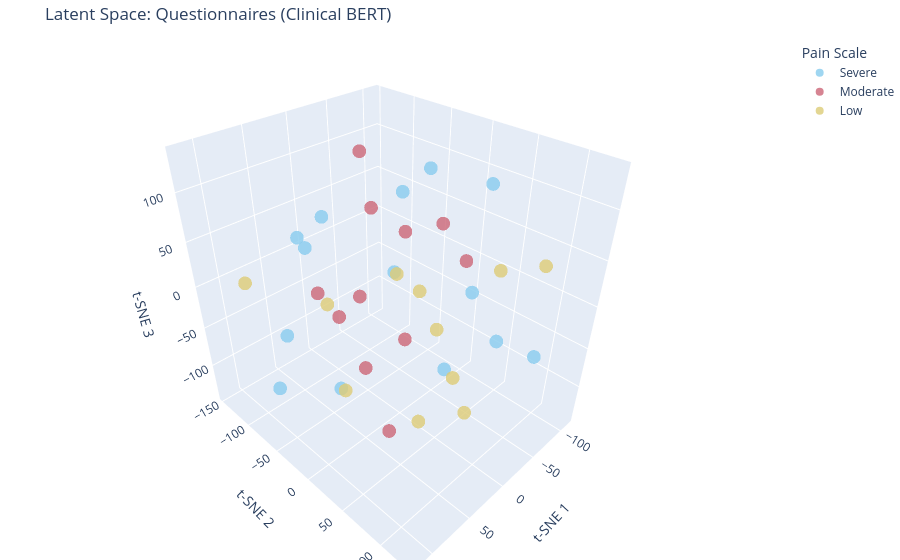
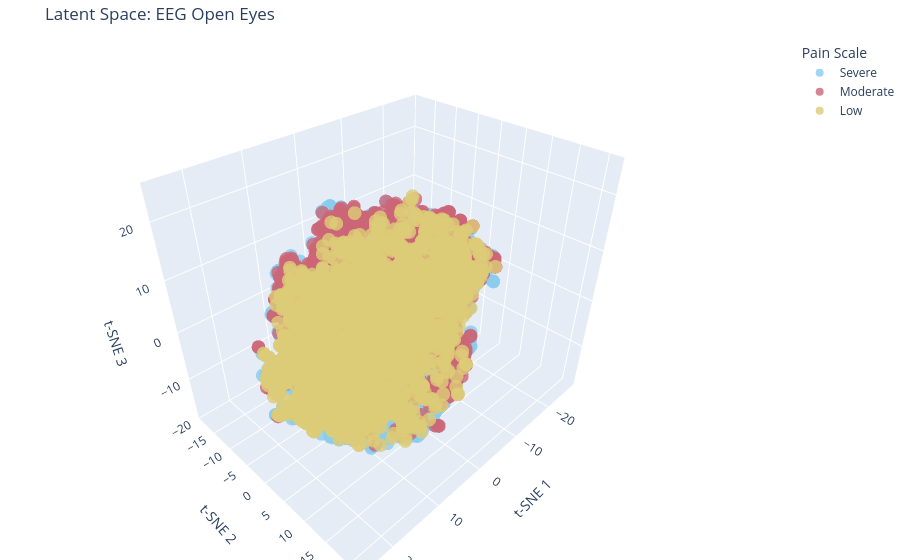
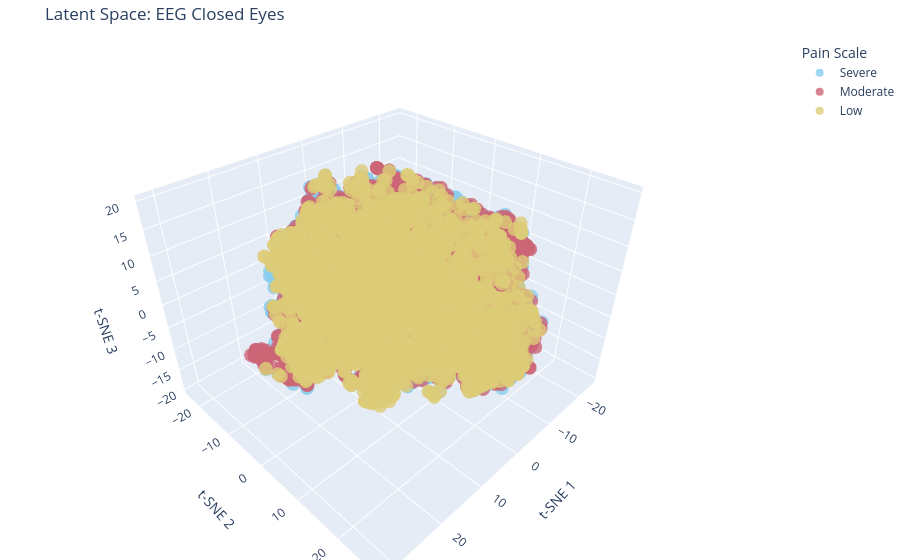
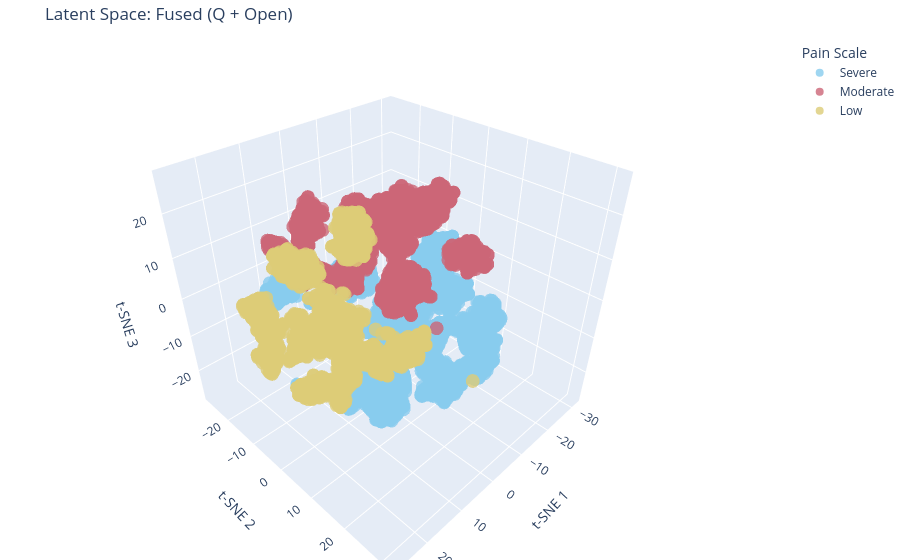

These figures' notebook cell, in order:
### Markdown cell above
## 4. Latent space

### Code cell
from src.utils.visualization import plot_latent_space_3d
import plotly.io as pio

label_names = {0: "Low", 1: "Moderate", 2: "Severe"}

id_to_bert = dict(zip(survey["ID"].astype(int), survey_embedding))

pio.renderers.default = "vscode"


def build_fused(emb_eeg, y_eeg, ids_eeg, label):
    mask = np.array([int(pid) in id_to_bert for pid in ids_eeg])
    emb_f = emb_eeg[mask]
    y_f = y_eeg[mask]
    ids_f = ids_eeg[mask]
    if len(ids_f) == 0:
        raise ValueError(f"No matching questionnaire embeddings for {label}.")
    bert = np.stack([id_to_bert[int(pid)] for pid in ids_f])
    return np.concatenate([emb_f, bert], axis=1), y_f

x_open_concat, y_open_f = build_fused(emb_open, y_open, ids_open, "EEG open")
x_closed_concat, y_closed_f = build_fused(emb_closed, y_closed, ids_closed, "EEG closed")
x_all_concat, y_all_f = build_fused(emb_all, y_pain_all, ids_all, "EEG complete")

lat_q = survey_embedding
lat_eeg_open = emb_open
lat_eeg_closed = emb_closed
lat_fused_open = x_open_concat
lat_fused_closed = x_closed_concat
lat_fused_completed = x_all_concat

print("Generating Latent Space Visualizations...")
cases_visual = [
    (lat_q, pain_codes, "Latent Space: Questionnaires (Clinical BERT)"),
    (lat_eeg_open, y_open, "Latent Space: EEG Open Eyes"),
    (lat_eeg_closed, y_closed, "Latent Space: EEG Closed Eyes"),
    (lat_fused_open, y_open_f, "Latent Space: Fused (Q + Open)"),
    (lat_fused_closed, y_closed_f, "Latent Space: Fused (Q + Closed)"),
    (lat_fused_completed, y_all_f, "Latent Space: Fused (Complete)"),
]

for data, labels, title in cases_visual:
    named_labels = [label_names.get(int(l), str(l)) for l in labels]
    fig = plot_latent_space_3d(data, named_labels, title)
    fig.show()

### Figure 1 — Plotly figure (JSON) as saved in the notebook; plotly's stock layout.template omitted (floating-point values rounded to 4 significant figures)
{"data": [{"hovertemplate": "Pain Scale=Severe<br>x=%{x}<br>y=%{y}<br>z=%{z}<extra></extra>", "legendgroup": "Severe", "marker": {"color": "rgb(136, 204, 238)", "opacity": 0.8, "symbol": "circle"}, "mode": "markers", "name": "Severe", "scene": "scene", "showlegend": true, "type": "scatter3d", "x": [-1.007, -79.15, -70.9, 118.5, -33.39, -76.8, 33.94, -74.16, 75.57, 106.5, -112.8, 108.2, -74.63, 16.92], "y": [-146.3, -38.32, 41.37, 50.04, 128.4, -85.27, 33.41, 62.12, -50.26, -59.59, -1.39, -32.99, -2.936, -90.24], "z": [-5.057, 96.11, 108.4, -1.367, -13.24, -42.69, 133.6, -57.39, 76.97, -82.18, -47.46, -1.021, -135.7, 60.13]}, {"hovertemplate": "Pain Scale=Moderate<br>x=%{x}<br>y=%{y}<br>z=%{z}<extra></extra>", "legendgroup": "Moderate", "marker": {"color": "rgb(204, 102, 119)", "opacity": 0.8, "symbol": "circle"}, "mode": "markers", "name": "Moderate", "scene": "scene", "showlegend": true, "type": "scatter3d", "x": [81.52, 113.2, -109.1, 49.64, -54.81, -5.067, -25.67, -11.07, -68.72, 45.03, 2.436], "y": [66.04, 22.62, -44.25, 2.745, -97.78, -99.91, -18.52, -5.988, 20.93, -7.224, -49.4], "z": [-65.47, 73.71, 22.35, -52.54, 41.31, -75.85, -73.04, 66.14, 21.87, 22.33, 133.2]}, {"hovertemplate": "Pain Scale=Low<br>x=%{x}<br>y=%{y}<br>z=%{z}<extra></extra>", "legendgroup": "Low", "marker": {"color": "rgb(221, 204, 119)", "opacity": 0.8, "symbol": "circle"}, "mode": "markers", "name": "Low", "scene": "scene", "showlegend": true, "type": "scatter3d", "x": [35.35, 94.07, 37.66, -111.9, 62.04, 1.358, -24.88, -2.509, 35.48, -28.07, 9.911], "y": [-67.18, -116.2, 57.04, 82.23, 115.6, 28.28, 90.07, 43.29, -46.24, -33.31, 91.58], "z": [-21.64, 8.134, 55.56, 24.03, 15.55, -140.8, 61.72, -13.15, -123.6, 0.7362, -76.31]}], "layout": {"legend": {"title": {"text": "Pain Scale"}, "tracegroupgap": 0}, "margin": {"b": 0, "l": 0, "r": 0, "t": 40}, "scene": {"domain": {"x": [0, 1], "y": [0, 1]}, "xaxis": {"title": {"text": "t-SNE 1"}}, "yaxis": {"title": {"text": "t-SNE 2"}}, "zaxis": {"title": {"text": "t-SNE 3"}}}, "title": {"text": "Latent Space: Questionnaires (Clinical BERT)"}}}

### Figure 2 — Plotly figure (JSON) as saved in the notebook; plotly's stock layout.template omitted (floating-point values rounded to 4 significant figures; data arrays with more than 128 entries replaced by an {"elided": "..."} marker saying what was removed)
{"data": [{"hovertemplate": "Pain Scale=Severe<br>x=%{x}<br>y=%{y}<br>z=%{z}<extra></extra>", "legendgroup": "Severe", "marker": {"color": "rgb(136, 204, 238)", "opacity": 0.8, "symbol": "circle"}, "mode": "markers", "name": "Severe", "scene": "scene", "showlegend": true, "type": "scatter3d", "x": {"elided": "4485 float values"}, "y": {"elided": "4485 float values"}, "z": {"elided": "4485 float values"}}, {"hovertemplate": "Pain Scale=Moderate<br>x=%{x}<br>y=%{y}<br>z=%{z}<extra></extra>", "legendgroup": "Moderate", "marker": {"color": "rgb(204, 102, 119)", "opacity": 0.8, "symbol": "circle"}, "mode": "markers", "name": "Moderate", "scene": "scene", "showlegend": true, "type": "scatter3d", "x": {"elided": "3289 float values"}, "y": {"elided": "3289 float values"}, "z": {"elided": "3289 float values"}}, {"hovertemplate": "Pain Scale=Low<br>x=%{x}<br>y=%{y}<br>z=%{z}<extra></extra>", "legendgroup": "Low", "marker": {"color": "rgb(221, 204, 119)", "opacity": 0.8, "symbol": "circle"}, "mode": "markers", "name": "Low", "scene": "scene", "showlegend": true, "type": "scatter3d", "x": {"elided": "3289 float values"}, "y": {"elided": "3289 float values"}, "z": {"elided": "3289 float values"}}], "layout": {"legend": {"title": {"text": "Pain Scale"}, "tracegroupgap": 0}, "margin": {"b": 0, "l": 0, "r": 0, "t": 40}, "scene": {"domain": {"x": [0, 1], "y": [0, 1]}, "xaxis": {"title": {"text": "t-SNE 1"}}, "yaxis": {"title": {"text": "t-SNE 2"}}, "zaxis": {"title": {"text": "t-SNE 3"}}}, "title": {"text": "Latent Space: EEG Open Eyes"}}}

### Figure 3 — Plotly figure (JSON) as saved in the notebook; plotly's stock layout.template omitted (floating-point values rounded to 4 significant figures; data arrays with more than 128 entries replaced by an {"elided": "..."} marker saying what was removed)
{"data": [{"hovertemplate": "Pain Scale=Severe<br>x=%{x}<br>y=%{y}<br>z=%{z}<extra></extra>", "legendgroup": "Severe", "marker": {"color": "rgb(136, 204, 238)", "opacity": 0.8, "symbol": "circle"}, "mode": "markers", "name": "Severe", "scene": "scene", "showlegend": true, "type": "scatter3d", "x": {"elided": "4484 float values"}, "y": {"elided": "4484 float values"}, "z": {"elided": "4484 float values"}}, {"hovertemplate": "Pain Scale=Moderate<br>x=%{x}<br>y=%{y}<br>z=%{z}<extra></extra>", "legendgroup": "Moderate", "marker": {"color": "rgb(204, 102, 119)", "opacity": 0.8, "symbol": "circle"}, "mode": "markers", "name": "Moderate", "scene": "scene", "showlegend": true, "type": "scatter3d", "x": {"elided": "3289 float values"}, "y": {"elided": "3289 float values"}, "z": {"elided": "3289 float values"}}, {"hovertemplate": "Pain Scale=Low<br>x=%{x}<br>y=%{y}<br>z=%{z}<extra></extra>", "legendgroup": "Low", "marker": {"color": "rgb(221, 204, 119)", "opacity": 0.8, "symbol": "circle"}, "mode": "markers", "name": "Low", "scene": "scene", "showlegend": true, "type": "scatter3d", "x": {"elided": "3288 float values"}, "y": {"elided": "3288 float values"}, "z": {"elided": "3288 float values"}}], "layout": {"legend": {"title": {"text": "Pain Scale"}, "tracegroupgap": 0}, "margin": {"b": 0, "l": 0, "r": 0, "t": 40}, "scene": {"domain": {"x": [0, 1], "y": [0, 1]}, "xaxis": {"title": {"text": "t-SNE 1"}}, "yaxis": {"title": {"text": "t-SNE 2"}}, "zaxis": {"title": {"text": "t-SNE 3"}}}, "title": {"text": "Latent Space: EEG Closed Eyes"}}}

### Figure 4 — Plotly figure (JSON) as saved in the notebook; plotly's stock layout.template omitted (floating-point values rounded to 4 significant figures; data arrays with more than 128 entries replaced by an {"elided": "..."} marker saying what was removed)
{"data": [{"hovertemplate": "Pain Scale=Severe<br>x=%{x}<br>y=%{y}<br>z=%{z}<extra></extra>", "legendgroup": "Severe", "marker": {"color": "rgb(136, 204, 238)", "opacity": 0.8, "symbol": "circle"}, "mode": "markers", "name": "Severe", "scene": "scene", "showlegend": true, "type": "scatter3d", "x": {"elided": "4485 float values"}, "y": {"elided": "4485 float values"}, "z": {"elided": "4485 float values"}}, {"hovertemplate": "Pain Scale=Moderate<br>x=%{x}<br>y=%{y}<br>z=%{z}<extra></extra>", "legendgroup": "Moderate", "marker": {"color": "rgb(204, 102, 119)", "opacity": 0.8, "symbol": "circle"}, "mode": "markers", "name": "Moderate", "scene": "scene", "showlegend": true, "type": "scatter3d", "x": {"elided": "3289 float values"}, "y": {"elided": "3289 float values"}, "z": {"elided": "3289 float values"}}, {"hovertemplate": "Pain Scale=Low<br>x=%{x}<br>y=%{y}<br>z=%{z}<extra></extra>", "legendgroup": "Low", "marker": {"color": "rgb(221, 204, 119)", "opacity": 0.8, "symbol": "circle"}, "mode": "markers", "name": "Low", "scene": "scene", "showlegend": true, "type": "scatter3d", "x": {"elided": "3289 float values"}, "y": {"elided": "3289 float values"}, "z": {"elided": "3289 float values"}}], "layout": {"legend": {"title": {"text": "Pain Scale"}, "tracegroupgap": 0}, "margin": {"b": 0, "l": 0, "r": 0, "t": 40}, "scene": {"domain": {"x": [0, 1], "y": [0, 1]}, "xaxis": {"title": {"text": "t-SNE 1"}}, "yaxis": {"title": {"text": "t-SNE 2"}}, "zaxis": {"title": {"text": "t-SNE 3"}}}, "title": {"text": "Latent Space: Fused (Q + Open)"}}}
